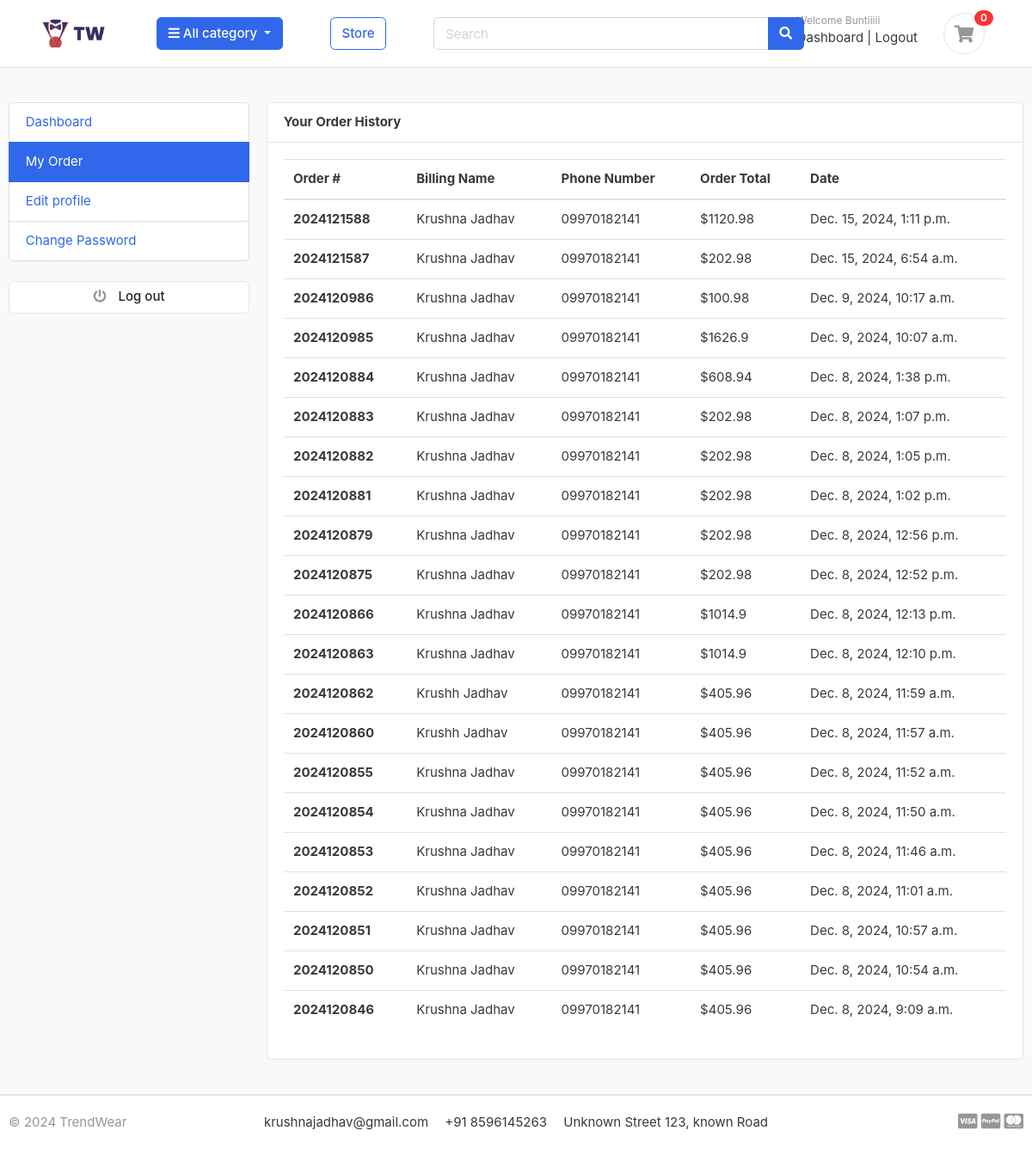
Screenshot of /accounts/my_orders/ (signed in) with the database file from the repository.
### accounts/models.py (models this page shows, shortened)
class Account(AbstractBaseUser):
    first_name   = models.CharField(max_length=50)
    last_name    = models.CharField(max_length=50)
    username     = models.CharField(max_length=50,unique=True)
    email        = models.EmailField(max_length=100,unique=True)
    phone_number = models.CharField(max_length=50)
    date_joined   = models.DateTimeField(auto_now_add=True)
    last_login    = models.DateTimeField(auto_now_add=True)
    is_admin      = models.BooleanField(default=False)
    is_staff      = models.BooleanField(default=False)
    is_active     = models.BooleanField(default=False)
    is_superadmin = models.BooleanField(default=False)
    USERNAME_FIELD = 'email'
    REQUIRED_FIELDS =['username','first_name','last_name']
    objects=MyAccountManager()

### orders/models.py (models this page shows, shortened)
class Order(models.Model):
    STATUS={
        ('New','New'),
        ('Accepted','Accepted'),
        ('Completed','Completed'),
        ('Cancelled','Cancelled'),
    }
    user = models.ForeignKey(Account,on_delete=models.SET_NULL,null=True)
    payment=models.ForeignKey(Payment,on_delete=models.SET_NULL,blank=True,null=True)
    order_number = models.CharField(max_length=20)
    first_name = models.CharField(max_length=50)
    last_name = models.CharField(max_length=50)
    phone = models.CharField(max_length=15)
    email = models.EmailField(max_length=50)
    address_line_1 = models.CharField(max_length=50)
    address_line_2 = models.CharField(max_length=50,blank=True)
    country=models.CharField(max_length=50)
    state=models.CharField(max_length=50)
    city=models.CharField(max_length=50)
    order_note = models.CharField(max_length=100,blank=True)
    order_total = models.FloatField()
    tax=models.FloatField()
    status=models.CharField(max_length=10,choices=STATUS,default='New')
    ip= models.CharField(blank=True,max_length=20)
    is_ordered=models.BooleanField(default=False)
    created_at=models.DateTimeField(auto_now_add=True)
    updated_at=models.DateTimeField(auto_now=True)
    def full_name(self):
        return f'{self.first_name} {self.last_name}'

### accounts/views.py (the view)
# urls.py: path('my_orders/',v.my_orders,name="my_orders"),
def my_orders(request):
    orders = Order.objects.filter(user=request.user , is_ordered=True).order_by('-created_at')
    context={
        'orders':orders
    }
    return render(request,'accounts/my_orders.html',context)

### EK_app/context_processors.py (called while the page is built)
def menu_links(request):
    links = Category.objects.all()
    return dict(links=links)

### EK_app/models.py (called while the page is built)
    def get_url(self):
        return reverse('products_by_category',args=[self.slug])

### cart/context_processors.py (called while the page is built)
def counter(request):
    cart_count=0
    if 'admin' in request.path:
        return {}
    else:
        try:
            cart=Cart.objects.filter(cart_id=_cart_id(request))
            if request.user.is_authenticated:
                cart_items = CartItem.objects.all().filter(user=request.user)
            else:
                cart_items = CartItem.objects.all().filter(cart=cart[:1])
            for cart_item in cart_items:
                cart_count  += cart_item.quantity
        except Cart.DoesNotExist:
            cart_count=0
    return dict(cart_count=cart_count)

### cart/views.py (called while the page is built)
def _cart_id(request):
    cart=request.session.session_key
    if not cart:
        cart=request.session.create()
    return cart

### EK_app/templates/accounts/my_orders.html (shortened to what this page needs)
{% extends "base.html" %}
{% block content %}
<section class="section-conten padding-y bg">
    <div class="container">
        <div class="row">
       {% include "includes/dashboard_sidebar.html" %}
        <main class="col-md-9">
            <article class="card">
            <header class="card-header">
                <strong class="d-inline-block mr-3">Your Order History </strong>
            </header>
            <div class="card-body">
                <div class="row">
                    <div class="col-md-12">
                        <table class="table table-hover">
                            <thead>
                              <tr>
                                <th scope="col">Order #</th>
                                <th scope="col">Billing Name</th>
                                <th scope="col">Phone Number</th>
                                <th scope="col">Order Total</th>
                                <th scope="col">Date</th>
                              </tr>
                            </thead>
                            <tbody>
                                {% for order in orders  %}
                                    <tr>
                                        <th scope="row">{{order.order_number}}</th>
                                        <td>{{order.full_name}}</td>
                                        <td>{{order.phone}}</td>
                                        <td>${{order.order_total}}</td>
                                        <td>{{order.created_at}}</td>
                                    </tr>
                                {% endfor %}
                            </tbody>
                          </table>
                    </div>
                </div>
            </div>
            </article>
        </main>
    </div>
    </div>
    </section>
{% endblock content %}

### EK_app/templates/includes/navbar.html (shortened to what this page needs)
{% load static %}
<header class="section-header">
    <section class="header-main border-bottom">
        <div class="container-fluid">
    <div class="row align-items-center">
        <div class="">
            <a href="/" class="brand-wrap">
                <img class="logo ml-5 mr-5"  src="{% static "./images/logo1.png" %}" >
            </a>
        </div>
        <div class="col-lg col-sm col-md col-6 flex-grow-0">
            <div class="category-wrap dropdown d-inline-block float-right">
                <button type="button" class="btn btn-primary dropdown-toggle" data-toggle="dropdown">
                    <i class="fa fa-bars"></i> All category
                </button>
            </div>
        </div>
        <a href="{% url "storev" %}" class="btn btn-outline-primary ml-5">Store</a>
        <div class="col-lg  col-md-6 col-sm-12 col">
            <form action="{% url "search" %}" class="search" method='GET'>
                <div class="input-group w-70 ml-5 ">
                    <input type="text" class="form-control" style="width:60%;" placeholder="Search" name="keyword">
                    <div class="input-group-append">
                      <button class="btn btn-primary " type="submit">
                        <i class="fa fa-search"></i>
                      </button>
                    </div>
                </div>
            </form>
        </div>
        <div class="col-lg-3 col-sm-6 col-8 order-2 order-lg-3">
                    <div class="d-flex justify-content-end mb-3 mb-lg-0">
                        {% if user.id is None %}
                        <div class="widget-header mr-4">
                            <small class="title text-muted">Welcome guest!</small>
                            <div>
                                <a href="{% url 'login' %}">Sign in</a> <span class="dark-transp"> | </span>
                                <a href="{% url 'register' %}"> Register</a>
                            </div>
                        </div>
                        {% else %}
                        <div class="widget-header">
                            <small class="title text-muted">Welcome {{user.first_name}}</small>
                            <div>
                                <a href="{% url "dashboard" %}">Dashboard</a> <span class="dark-transp"> | </span>
                                <a href="{% url 'logout' %}">Logout</a>
                            </div>
                        </div>
                        {% endif %}
                        <a href="{% url "cart" %}" class="widget-header pl-3 ml-3">
                            <div class="icon icon-sm rounded-circle border mr-5"><i class="fa fa-shopping-cart"></i></div>
                            <span class="badge badge-pill badge-danger notify mr-5">{{ cart_count }}</span>
                        </a>
                    </div>
                </div>
    </div>
        </div>
    </section>
    </header>

### EK_app/static/css/style.css (style rules this page uses)
* { padding: 0; margin: 0; }

### EK_app/static/css/ui.css (style rules this page uses)
html { font-family: "Inter", sans-serif; font-size: 15px; }
.icon-xs, .icon-sm, .icon-md, .icon-lg { display: inline-block; text-align: center; flex-shrink: 0; flex-grow: 0; }
.icon-sm { width: 48px; height: 48px; line-height: 48px !important; font-size: 20px; }
.padding-y { padding-top: 40px; padding-bottom: 40px; }
article:after, .form-group:after { display: block; clear: both; content: ""; }
.bg { background-color: #f8f9fa; }
.header-main { position: relative; padding-top: 1rem; padding-bottom: 1rem; }
.brand-wrap .logo, .navbar-brand .logo { margin-right: 7px; max-height: 42px; display: inline-block; }
.widget-header { display: inline-block; vertical-align: middle; position: relative; }
.widget-header a { color: #343a40; }
.widget-header i { color: #969696; }
.widget-header .title { display: block; }
.widget-header .notify { position: absolute; top: -3px; right: -10px; }
.notify { position: absolute; top: -4px; right: -10px; display: inline-block; padding: 0.25em 0.6em; font-size: 12px; line-height: 1; text-align: center; border-radius: 3rem; color: #fff; background-color: #fa3434; }

### rows the page displays
Account: first_name "Buntiiiii"
Order: order_number "2024121588", full_name "Krushna Jadhav", phone "09970182141", order_total "1120.98", created_at "Dec. 15, 2024, 1:11 p.m."
Order: order_number "2024121587", full_name "Krushna Jadhav", phone "09970182141", order_total "202.98", created_at "Dec. 15, 2024, 6:54 a.m."
Order: order_number "2024120986", full_name "Krushna Jadhav", phone "09970182141", order_total "100.98", created_at "Dec. 9, 2024, 10:17 a.m."
Order: order_number "2024120985", full_name "Krushna Jadhav", phone "09970182141", order_total "1626.9", created_at "Dec. 9, 2024, 10:07 a.m."
Order: order_number "2024120884", full_name "Krushna Jadhav", phone "09970182141", order_total "608.94", created_at "Dec. 8, 2024, 1:38 p.m."
Order: order_number "2024120883", full_name "Krushna Jadhav", phone "09970182141", order_total "202.98", created_at "Dec. 8, 2024, 1:07 p.m."
Order: order_number "2024120882", full_name "Krushna Jadhav", phone "09970182141", order_total "202.98", created_at "Dec. 8, 2024, 1:05 p.m."
Order: order_number "2024120881", full_name "Krushna Jadhav", phone "09970182141", order_total "202.98", created_at "Dec. 8, 2024, 1:02 p.m."
Order: order_number "2024120879", full_name "Krushna Jadhav", phone "09970182141", order_total "202.98", created_at "Dec. 8, 2024, 12:56 p.m."
Order: order_number "2024120875", full_name "Krushna Jadhav", phone "09970182141", order_total "202.98", created_at "Dec. 8, 2024, 12:52 p.m."
Order: order_number "2024120866", full_name "Krushna Jadhav", phone "09970182141", order_total "1014.9", created_at "Dec. 8, 2024, 12:13 p.m."
Order: order_number "2024120863", full_name "Krushna Jadhav", phone "09970182141", order_total "1014.9", created_at "Dec. 8, 2024, 12:10 p.m."
Order: order_number "2024120862", full_name "Krushh Jadhav", phone "09970182141", order_total "405.96", created_at "Dec. 8, 2024, 11:59 a.m."
Order: order_number "2024120860", full_name "Krushh Jadhav", phone "09970182141", order_total "405.96", created_at "Dec. 8, 2024, 11:57 a.m."
Order: order_number "2024120855", full_name "Krushna Jadhav", phone "09970182141", order_total "405.96", created_at "Dec. 8, 2024, 11:52 a.m."
Order: order_number "2024120854", full_name "Krushna Jadhav", phone "09970182141", order_total "405.96", created_at "Dec. 8, 2024, 11:50 a.m."
Order: order_number "2024120853", full_name "Krushna Jadhav", phone "09970182141", order_total "405.96", created_at "Dec. 8, 2024, 11:46 a.m."
Order: order_number "2024120852", full_name "Krushna Jadhav", phone "09970182141", order_total "405.96", created_at "Dec. 8, 2024, 11:01 a.m."
Order: order_number "2024120851", full_name "Krushna Jadhav", phone "09970182141", order_total "405.96", created_at "Dec. 8, 2024, 10:57 a.m."
Order: order_number "2024120850", full_name "Krushna Jadhav", phone "09970182141", order_total "405.96", created_at "Dec. 8, 2024, 10:54 a.m."
Order: order_number "2024120846", full_name "Krushna Jadhav", phone "09970182141", order_total "405.96", created_at "Dec. 8, 2024, 9:09 a.m."

### other values shown
{{ cart_count }} "0"
